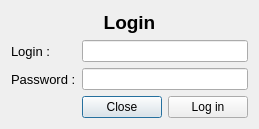
<?xml version="1.0" encoding="UTF-8"?>
<ui version="4.0">
 <class>LoginWindow</class>
 <widget class="QDialog" name="LoginWindow">
  <property name="geometry">
   <rect>
    <x>0</x>
    <y>0</y>
    <width>235</width>
    <height>118</height>
   </rect>
  </property>
  <property name="windowTitle">
   <string>LoginWindow</string>
  </property>
  <layout class="QGridLayout" name="gridLayout">
   <item row="1" column="0">
    <widget class="QLabel" name="label">
     <property name="font">
      <font>
       <pointsize>10</pointsize>
      </font>
     </property>
     <property name="text">
      <string>Login :</string>
     </property>
    </widget>
   </item>
   <item row="2" column="0">
    <widget class="QLabel" name="label_2">
     <property name="font">
      <font>
       <family>MS UI Gothic</family>
       <pointsize>10</pointsize>
      </font>
     </property>
     <property name="text">
      <string>Password :</string>
     </property>
    </widget>
   </item>
   <item row="1" column="1" colspan="2">
    <widget class="QLineEdit" name="loginLineEdit"/>
   </item>
   <item row="2" column="1" colspan="2">
    <widget class="QLineEdit" name="passwordLineEdit"/>
   </item>
   <item row="3" column="0">
    <widget class="QLabel" name="serverResponseLabel">
     <property name="font">
      <font>
       <family>MS UI Gothic</family>
       <pointsize>10</pointsize>
       <weight>75</weight>
       <bold>true</bold>
      </font>
     </property>
     <property name="text">
      <string/>
     </property>
    </widget>
   </item>
   <item row="3" column="1">
    <widget class="QPushButton" name="closePushButton">
     <property name="text">
      <string>Close</string>
     </property>
    </widget>
   </item>
   <item row="3" column="2">
    <widget class="QPushButton" name="loginPushButton">
     <property name="text">
      <string>Log in</string>
     </property>
    </widget>
   </item>
   <item row="0" column="0" colspan="3">
    <widget class="QLabel" name="label_4">
     <property name="font">
      <font>
       <family>MS UI Gothic</family>
       <pointsize>14</pointsize>
       <weight>75</weight>
       <bold>true</bold>
      </font>
     </property>
     <property name="text">
      <string>Login</string>
     </property>
     <property name="alignment">
      <set>Qt::AlignCenter</set>
     </property>
    </widget>
   </item>
  </layout>
 </widget>
 <layoutdefault spacing="6" margin="11"/>
 <resources/>
 <connections/>
</ui>
